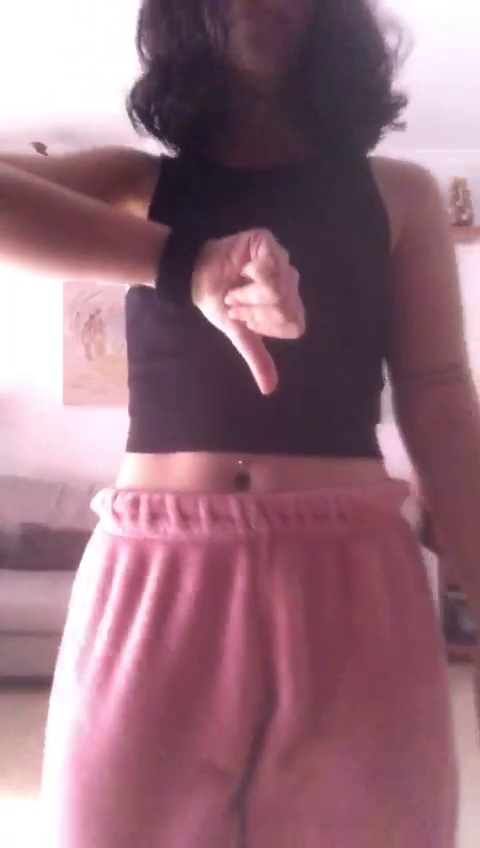
#> input picture data/frames/negativo/IMG_0020.jpg, 480 x 848 px; its folder holds only this picture in this run
$ python hand_detection.py
#> lines starting #> are read from the running program, lines starting #| are printed output that depends on the picture; after the words box and inside, x2 and y2 are one past the last pixel; in counts of white or black regions, pixels touching at a corner belong together
"""
PRUEBA 1: DETECCIÓN DE REGIONES Y CALCULO DE CARACTERÍSTICAS EN BASE A LAS MEDIDAS
"""

import numpy as np
import cv2
import matplotlib.pyplot as plt
import os
from skimage.measure import label, regionprops, regionprops_table
from sklearn.neighbors import KNeighborsClassifier
from sklearn.metrics import f1_score
import math
from sklearn.model_selection import train_test_split


# Devuelve la imagen en escala de grises
def llegir_imatge(path):
#> called with path = '../data/frames/negativo/IMG_0020.jpg'
    return cv2.cvtColor(cv2.imread(path), cv2.COLOR_BGR2GRAY)
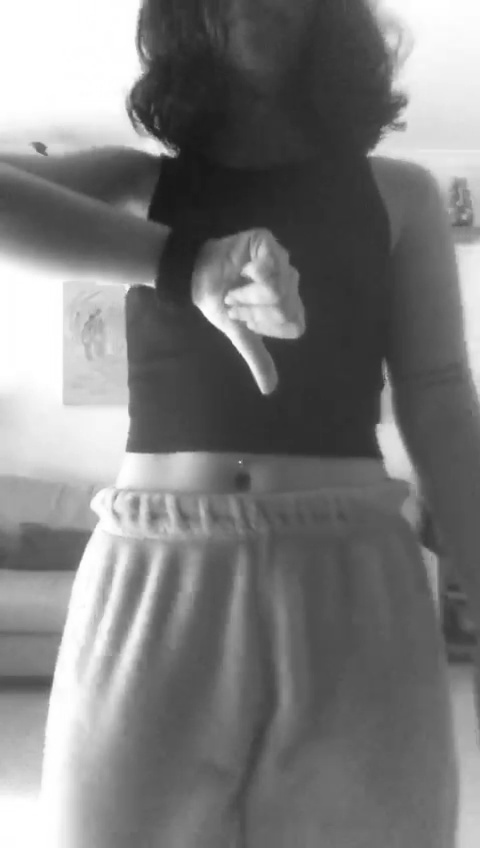
#> returned value: shape (848, 480); min 23, max 255, mean 124.1


# Imatge és un numpy array d'una imatge en escala de grisos uint8
def contorn(imatge):
    # Derivada parcial en x
    dx = cv2.filter2D(imatge, -1, np.array([[-1, 0, 1]]))
    dx = np.float16(dx)
    # Derivada parcial en y
    dy = cv2.filter2D(imatge, -1, np.array([[1], [0], [-1]]))
    dy = np.float16(dy)
    # Retornem el modul del vector gradient (sqrt(dx^2 + dy^2))
    return np.sqrt((dx**2) + (dy**2))

def flood_fill2(imagen):
    # Obtener las dimensiones de la imagen
    filas, columnas = imagen.shape

    # Encontrar el límite izquierdo y derecho de cada fila
    limite_izquierdo = np.zeros(filas, dtype=int)
    limite_derecho = np.zeros(filas, dtype=int)

    # Encontrar el límite izquierdo y derecho en cada fila
    for i in range(filas):
        for j in range(columnas):
            if imagen[i, j] == 0:
                break
            else:
                imagen[i,j] = 0

        for j in range(columnas-1, -1, -1):
            if imagen[i, j] == 0:
                break
            else:
                imagen[i, j] = 0

    return imagen

def crop_black_region(imagen):
    # Obtener las dimensiones de la imagen
    filas, columnas = imagen.shape

    # Encontrar los límites superior, inferior, izquierdo y derecho
    limite_superior = None
    limite_inferior = None
    limite_izquierdo = None
    limite_derecho = None

    # Encontrar el límite superior
    for i in range(filas):
        if limite_superior is None and np.any(imagen[i] == 0):
            limite_superior = i
            break

    # Encontrar el límite inferior
    for i in range(filas-1, -1, -1):
        if limite_inferior is None and np.any(imagen[i] == 0):
            limite_inferior = i
            break

    # Encontrar el límite izquierdo
    for j in range(columnas):
        if limite_izquierdo is None and np.any(imagen[:, j] == 0):
            limite_izquierdo = j
            break

    # Encontrar el límite derecho
    for j in range(columnas-1, -1, -1):
        if limite_derecho is None and np.any(imagen[:, j] == 0):
            limite_derecho = j
            break

    # Recortar la región negra de la imagen original
    imagen_recortada = imagen[limite_superior:limite_inferior+1, limite_izquierdo:limite_derecho+1]

    return imagen_recortada

def preprocessament(path):

    imagen = llegir_imatge(path)

    # Suavizar y obtener threshold
    blur = cv2.GaussianBlur(imagen,(5,5),0)
    ret1,th1 = cv2.threshold(blur,30,255,cv2.THRESH_BINARY)
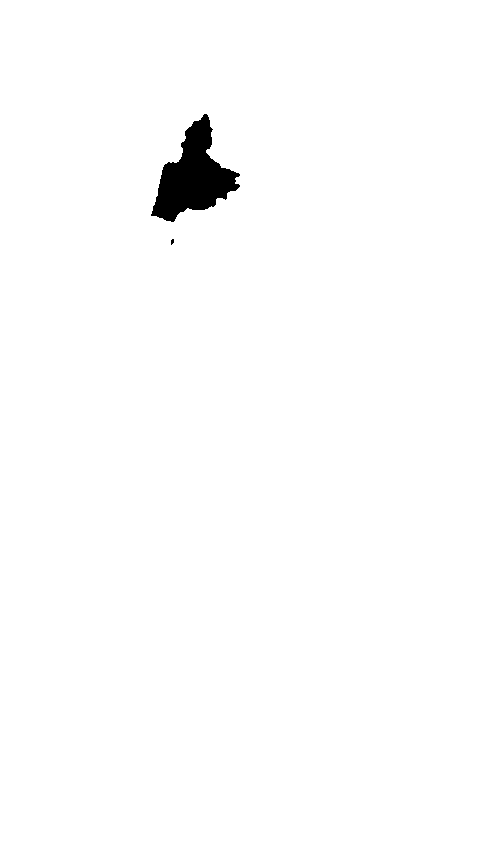
#> th1: shape (848, 480); 98.9% white; 2 black regions (1 under 20 px), largest, box (x1, y1, x2, y2) and area: (151, 114, 240, 222) 4613

    th1 = np.where(th1 == 255, 0, 255).astype("uint8")

    # Eliminar ruido con erosion y close
    kernel = np.ones((7, 7), np.uint8)
    erosion = cv2.erode(th1, kernel)
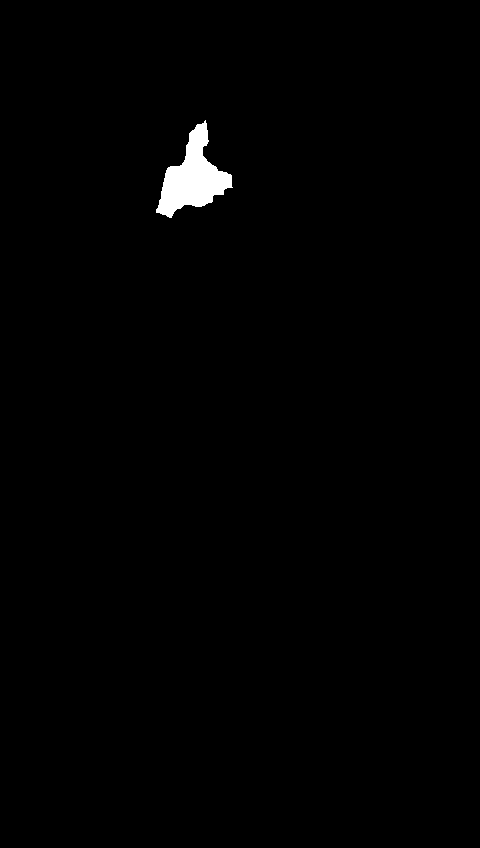
#> erosion: shape (848, 480); 0.83% white; 1 white region, box (x1, y1, x2, y2) and area: (156, 120, 233, 218) 3386
    kernel = np.ones((13, 13), np.uint8)
    image = cv2.morphologyEx(erosion, cv2.MORPH_CLOSE, kernel)
#> image: shape (848, 480); 0.84% white; 1 white region, box (x1, y1, x2, y2) and area: (156, 120, 233, 218) 3438
    image = image/255.0

    # plt.imshow(image, cmap='gray')
    # plt.show()

    # Recortar la region negra de la imagen
    image = np.where(image == 1, 0, 255).astype("uint8")
    image = crop_black_region(image)
#> after the loop in crop_black_region, `for i in range(filas):`: limite_superior = 120
#> after the loop in crop_black_region, `for i in range(filas-1, -1, -1):`: limite_inferior = 217
#> after the loop in crop_black_region, `for j in range(columnas):`: limite_izquierdo = 156
#> after the loop in crop_black_region, `for j in range(columnas-1, -1, -1):`: limite_derecho = 232
#> in crop_black_region, `imagen_recortada = imagen[limite_superior:limite_inferior+1, limite_iz..`:
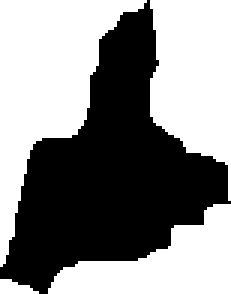
#> imagen_recortada: shape (98, 77) (shown 3 times larger); 54.4% white; 1 black region, box (x1, y1, x2, y2) and area: (0, 0, 77, 98) 3438

    # Llenar las esquinas blancas de negro
    image = flood_fill2(image)
#> after the loop in flood_fill2, `for i in range(filas):`: imagen: shape (98, 77); every value is 0

    # Eliminar ruido
    image = np.where(image == 255, 0, 255).astype("uint8")
#> image: shape (98, 77); every value is 255
    kernel = np.ones((21, 21), np.uint8)
    erosion = cv2.erode(th1, kernel)
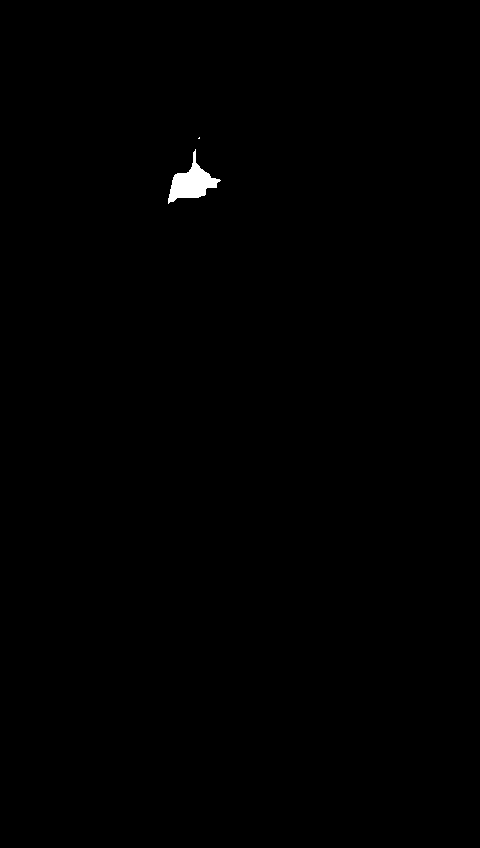
#> erosion: shape (848, 480); 0.29% white; 2 white regions (1 under 20 px), largest, box (x1, y1, x2, y2) and area: (168, 149, 221, 204) 1169
    image = cv2.morphologyEx(image, cv2.MORPH_CLOSE, kernel)

    image = np.where(image == 255, 0, 255).astype("uint8")
    # plt.imshow(image, cmap='gray')
    # plt.show()

    return image


def get_characterics(image):
    # Detectar Blobs
    label_img = label(image)
#> label_img: shape (98, 77) int64; every value is 0
    regions = regionprops(label_img)
#> regions = []
    fig, ax = plt.subplots()
    ax.imshow(image, cmap=plt.cm.gray)

    # Coger el Blob de mayor area y encontrar las bounding box
    index_max_area = 0
    max_area = 0
    for index, props in enumerate(regions):
        max_area = max(max_area, props.area)
        if max_area == props.area:
            index_max_area = index
        y0, x0 = props.centroid
        orientation = props.orientation
        x1 = x0 + math.cos(orientation) * 0.5 * props.minor_axis_length
        y1 = y0 - math.sin(orientation) * 0.5 * props.minor_axis_length
        x2 = x0 - math.sin(orientation) * 0.5 * props.major_axis_length
        y2 = y0 - math.cos(orientation) * 0.5 * props.major_axis_length

        ax.plot((x0, x1), (y0, y1), "-r", linewidth=2.5)
        ax.plot((x0, x2), (y0, y2), "-r", linewidth=2.5)
        ax.plot(x0, y0, ".g", markersize=15)

        minr, minc, maxr, maxc = props.bbox
        bx = (minc, maxc, maxc, minc, minc)
        by = (minr, minr, maxr, maxr, minr)
        ax.plot(bx, by, "-b", linewidth=2.5)
#> this loop made 0 passes
    h, w = image.shape
#> h = 98; w = 77
    ax.axis((0, w, h, 0))
    # plt.show()

    # Calcular la relacion alzada-anchura
#> (the run stopped early here; a loop or call above may not have finished)

$ run again, on data/frames/positivo/IMG_0005.jpg
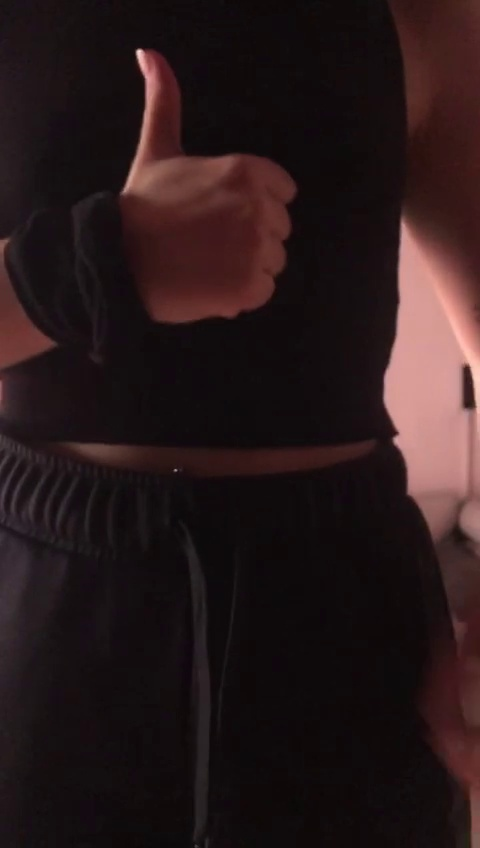
#> input picture data/frames/positivo/IMG_0005.jpg, 480 x 848 px
#> in preprocessament, `image = cv2.morphologyEx(erosion, cv2.MORPH_CLOSE, kernel)`:
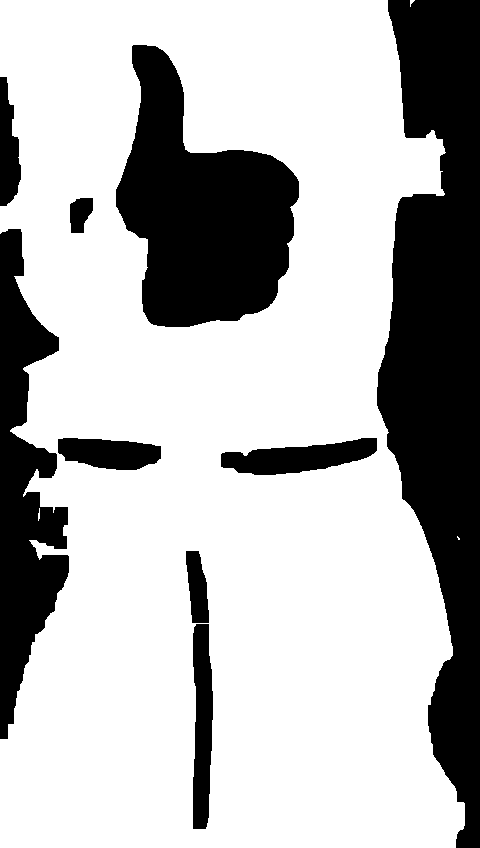
#> image: shape (848, 480); 71.3% white; 9 black regions, largest, box (x1, y1, x2, y2) and area: (377, 0, 480, 848) 54502, (116, 45, 299, 327) 30435, (0, 229, 69, 739) 18640
#> after the loop in crop_black_region, `for i in range(filas):`: limite_superior = 0
#> after the loop in crop_black_region, `for i in range(filas-1, -1, -1):`: limite_inferior = 847
#> after the loop in crop_black_region, `for j in range(columnas):`: limite_izquierdo = 0
#> after the loop in crop_black_region, `for j in range(columnas-1, -1, -1):`: limite_derecho = 464
#> imagen_recortada: shape (848, 465); 26.4% white; 10 white regions, largest, box (x1, y1, x2, y2) and area: (377, 0, 465, 803) 41631, (116, 45, 299, 327) 30435, (0, 229, 69, 739) 18640
#> in get_characterics, `label_img = label(image)`:
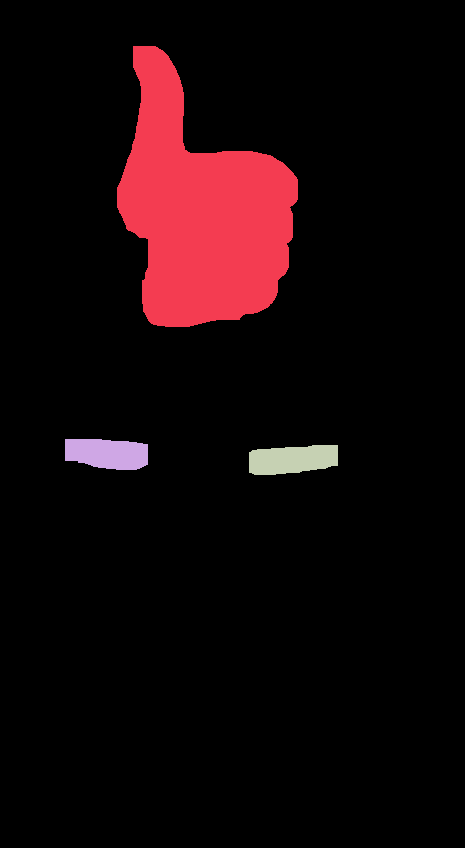
#> label_img: shape (848, 465) int64; 4 distinct labels, from 0 to 3; one colour per label, 0 black
#> regions = 3 regions; box (x1, y1, x2, y2) and area: (117, 46, 298, 327) 30301, (249, 445, 338, 475) 2203, (65, 439, 148, 470) 2176
#> the loop in get_characterics, `for index, props in enumerate(regions):` made 3 passes
#> (y0, x0, orientation, x1, y1, x2, y2, minr) on passes 2 to 3: (453.2, 107, 1.48, 108.5, 437.9, 61.06, 448.8, 439), (459.1, 292, -1.48, 293.3, 473.4, 342.2, 454.5, 445)
#> ratio = 1.55
#> in get_characterics, `minr, minc, maxr, maxc = regions[index_max_area].bbox`: minr = 46; minc = 117; maxr = 327; maxc = 298
#> area_bbox = 50861
#> img_carac = [30301, 50861, 1.55]

$ run again, on data/frames/negativo/IMG_0050.jpg
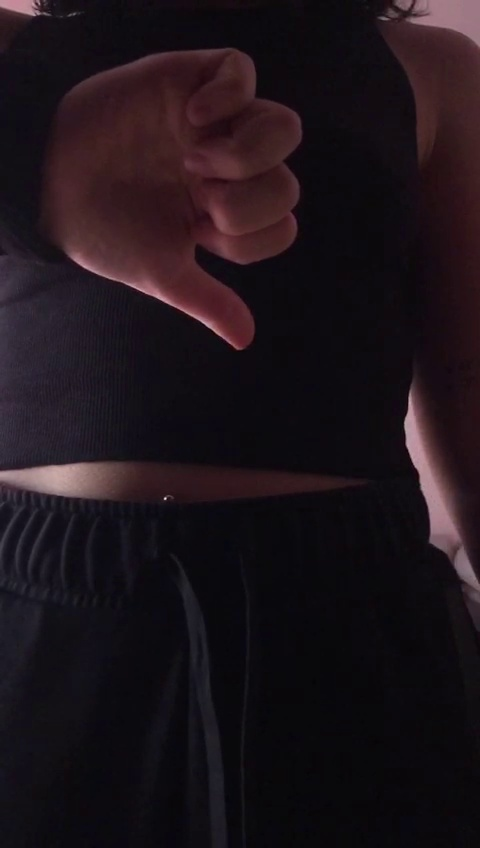
#> input picture data/frames/negativo/IMG_0050.jpg, 480 x 848 px
#> in preprocessament, `image = cv2.morphologyEx(erosion, cv2.MORPH_CLOSE, kernel)`:
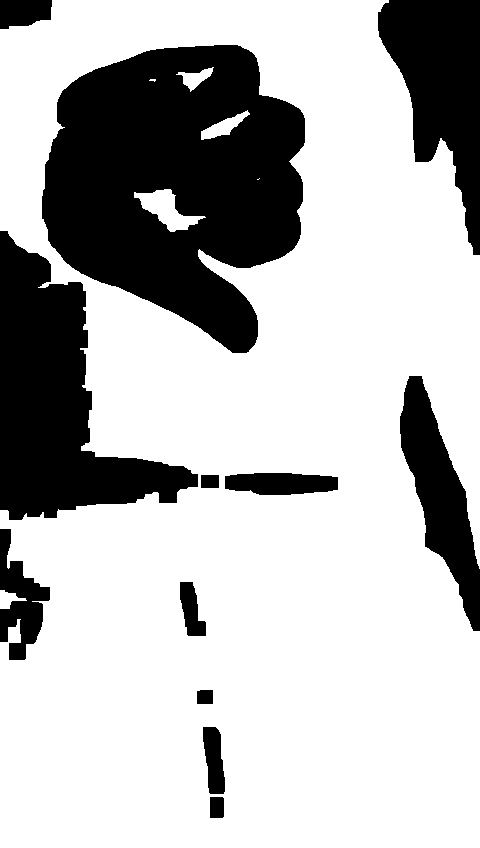
#> image: shape (848, 480); 72.3% white; 12 black regions, largest, box (x1, y1, x2, y2) and area: (42, 45, 305, 353) 54629, (0, 231, 198, 520) 26017, (378, 0, 480, 255) 14293
#> after the loop in crop_black_region, `for i in range(filas):`: limite_superior = 0
#> after the loop in crop_black_region, `for i in range(filas-1, -1, -1):`: limite_inferior = 847
#> after the loop in crop_black_region, `for j in range(columnas):`: limite_izquierdo = 0
#> after the loop in crop_black_region, `for j in range(columnas-1, -1, -1):`: limite_derecho = 479
#> in get_characterics, `label_img = label(image)`:
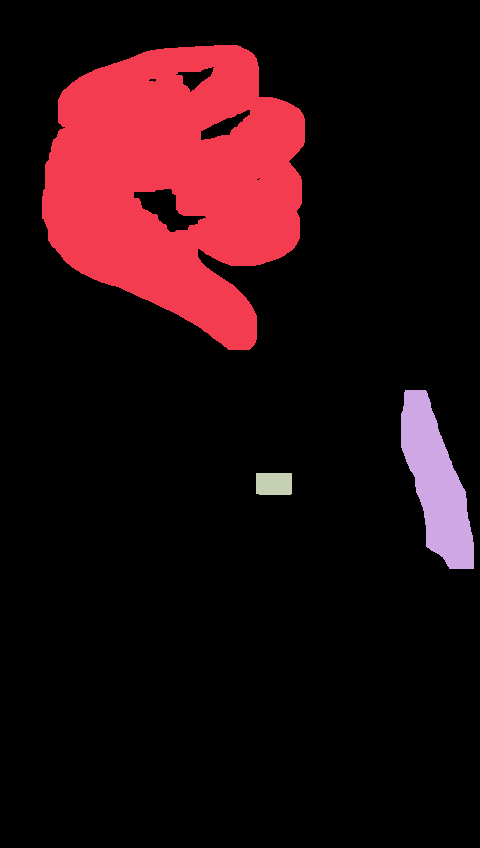
#> label_img: shape (848, 480) int64; 4 distinct labels, from 0 to 3; one colour per label, 0 black
#> regions = 3 regions; box (x1, y1, x2, y2) and area: (42, 45, 305, 350) 54394, (401, 390, 474, 569) 7201, (256, 473, 292, 495) 788
#> the loop in get_characterics, `for index, props in enumerate(regions):` made 3 passes
#> (y0, x0, orientation, x1, y1, x2, y2, minr) on passes 2 to 3: (482.8, 435.9, 0.283, 458.7, 476.2, 408.2, 387.6, 390), (483.4, 273.5, 1.56, 273.6, 470.8, 252.8, 483.3, 473)
#> ratio = 1.16
#> in get_characterics, `minr, minc, maxr, maxc = regions[index_max_area].bbox`: minr = 45; minc = 42; maxr = 350; maxc = 305
#> area_bbox = 80215
#> img_carac = [54394, 80215, 1.16]
